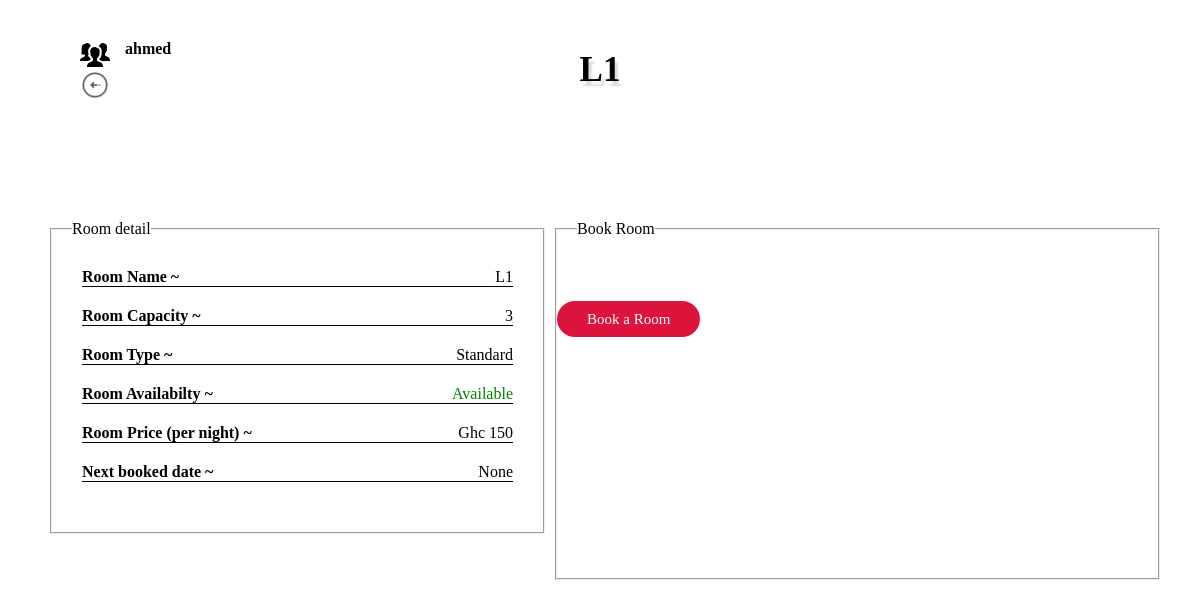
Screenshot of /receptionist/emp_room/L1 (signed in) with the database file from the repository.
### receptionist/models.py (models this page shows, shortened)
class Room(models.Model):
    name = models.TextField(max_length=100, primary_key=True, unique=True)
    capacity = models.IntegerField()
    sizes = (
        ('Executive', 'Executive'),
        ('Ordinary', 'Ordinary'),
        ('Standard', 'Standard'),
        )
    grade = models.CharField(max_length=100, choices=sizes)
    price = models.IntegerField()
    availability = models.BooleanField(default=True)
    next_booked_date = models.DateField(null=True)
    next_free_date = models.DateField(null=True)

### receptionist/views.py (the view)
@login_required(login_url = './emp_login')
def emp_room(request, pk):
    room = Room.objects.get(name= pk)
    room_name = room.name
    booker = Booking.objects.filter(room_name=room_name).first()
    return render(request, 'emp_room.html', {'room': room, 'booker':booker})

### templates/emp_room.html (shortened to what this page needs)
{% load static %}
<!DOCTYPE html>
<html lang="en">
<head>
    <link rel="stylesheet" href={% static "style.css" %}>
</head>
<body class="body1">
    <div class="container dash1">
        <h2>{{room.name}}</h2>
        <div class="logout1">
            <div class="iden">
                <img src={% static  "./images/icons/people_60px.png" %} alt="">
                {% if user.is_authenticated %}
                <p>{{user.username}}</p>
                {% endif %}
            </div>
            <a href="../emp_rooms"><img src={% static "./images/icons/back_arrow_64px.png" %} alt=""></a>
        </div>
        <div class="main_body">
            <aside class="aside1">
                <fieldset>
                    <legend>Room detail</legend>
                    <div class="details">
                        <div class="line">
                            <label for="">Room Name ~</label>
                            <span>{{room.name}}</span>
                        </div>
                        <div class="line">
                            <label for="">Room Capacity ~</label>
                            <span>{{room.capacity}}</span>
                        </div>
                        <div class="line">
                            <label for="">Room Type ~</label>
                            <span>{{room.grade}}</span>
                        </div>
                        {% if room.availability is True %}
                        <div class="line">
                            <label for="">Room Availabilty ~</label>
                            <span class="available">Available</span>
                        </div>
                        {% else %}
                        <div class="line">
                            <label for="">Room Availabilty ~</label>
                            <span class="unavailable">Unavailable</span>
                        </div>
                        {% endif %}
                        <div class="line">
                            <label for="">Room Price (per night) ~</label>
                            <span>Ghc {{room.price}}</span>
                        </div>
                        <div class="line">
                            <label for="">Next booked date ~</label>
                            <span>{{room.next_booked_date}}</span>
                        </div>
                    </div>
            </aside>
            <aside class="aside2">
                <fieldset>
                    <legend>Book Room</legend>
                    {% if room.availability is False %}
                    <form method="post" class="details">
                        <div class="one">
                            <label for="">Booking ID</label>
                            <span>{{booker.booking_id}}</span>
                        </div>
                        <div class="one">
                            <label for="">Name</label>
                            <span>{{booker.guest_name}}</span>
                        </div>
                        <div class="one">
                            <label for="">Guests</label>
                            <span>{{booker.no_of_guests}}</span>
                        </div>
                        <div class="one">
                            <label for="">Arrival </label>
                            <span>{{booker.arrival}}</span>
                        </div>
                        <div class="one">
                            <label for="">Departure </label>
                            <span>{{booker.departure}}</span>
                        </div>
                        <div class="one">
                            <label for="">Phone number </label>
                            <span>{{booker.phone_number}}</span>
                        </div>
                        <div class="one">
                            <label for="">Id number </label>
                            <span>{{booker.id_number}}</span>
                        </div>
                        <div class="one">
                            <label for="">Amount Paid</label>
                            <span>{{booker.amount_paid}}</span>
                        </div>
                        <div class="one">
                            <label for="">Price </label>
                            <span>{{booker.price}}</span>
                        </div>
                    </form>
                    {% else %}
                    <br><br>
                    <br><br>
                    <a href="../emp_book_room" target="_blank" class="book">Book a Room</a>
                    {% endif %}
                </fieldset>
            </aside>
        </div>
    </div>
</body>
</html>

### static/style.css (style rules this page uses)
* { margin: 0; padding: 0; box-sizing: border-box; font-family: Poppins; }
body { display: flex; justify-content: center; align-items: center; min-height: 100vh; min-width: 100vw; }
.body1 { background: url(./images/chris-andrawes-kWXini0GbxU-unsplash.jpg); background-position: center; background-repeat: no-repeat; background-size: cover; }
.container { display: flex; justify-content: center; align-items: center; flex-direction: column; }
.logout1 { position: absolute; top: 0px; left: 30px; padding: 20px; display: flex; flex-direction: column; }
.logout1 img { width: 30px; height: 30px; }
.dash1 { position: relative; width: 95vw; background: rgba(255, 255, 255, 0.863); height: 95vh; border-radius: 20px; }
.dash1 h2 { position: absolute; top: 30px; font-size: 35px; margin-bottom: 40px; text-shadow: 3px 5px 2px rgba(0,0,0,0.15); }
.iden { display: flex; }
.iden p { font-weight: 700; margin-left: 15px; }
.dash1 .main_body { width: 100%; display: grid; grid-template-columns: 45% 55%; gap: 10px; height: 400px; padding: 20px; }
.main_body legend { margin-left: 20px; }
.aside2 { max-height: 470px; }
.aside2 fieldset { height: 100%; }
.details { display: flex; justify-content: center; flex-direction: column; padding: 30px; }
.line { display: flex; justify-content: space-between; align-items: center; border-bottom: 1px solid black; margin-bottom: 20px; }
.line label { font-weight: 600; }
.line span { font-weight: 500; }
.available { color: green; }
.book { padding: 10px 30px; text-align: center; cursor: pointer; background: crimson; border: none; color: white; font-weight: 500; border-radius: 20px; font-size: 15px; text-decoration: none; }

### rows the page displays
Room: name "L1", capacity "3", grade "Standard", price "150", next_booked_date "None"

### other values shown
{{ user.username }} "ahmed"
